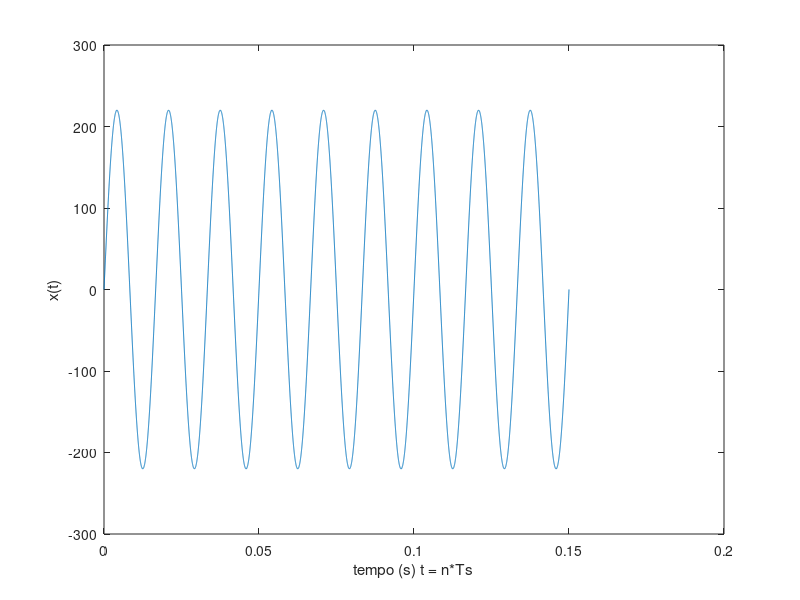

MATLAB code to generate this figure:
close all
clc
clear

fsA = 20;
fsB = 200;
fsC = 50;
fsD = 500;
fsE = 100;
fsF = 1000;

TsA = 1/fsA;
TsB = 1/fsB;
TsC = 1/fsC;
TsD = 1/fsD;
TsE = 1/fsE;
TsF = 1/fsF;

% Função continua
passo = 0.00001;
w = 2*pi*60;
T = 2*pi/w;
N = 150*10^(-3)/T;
t = 0:passo:N*T;
x = 127*sqrt(3)*sin(2*pi*60*t);

plot(t,x)
xlabel('tempo (s) t = n*Ts')
ylabel('x(t)')